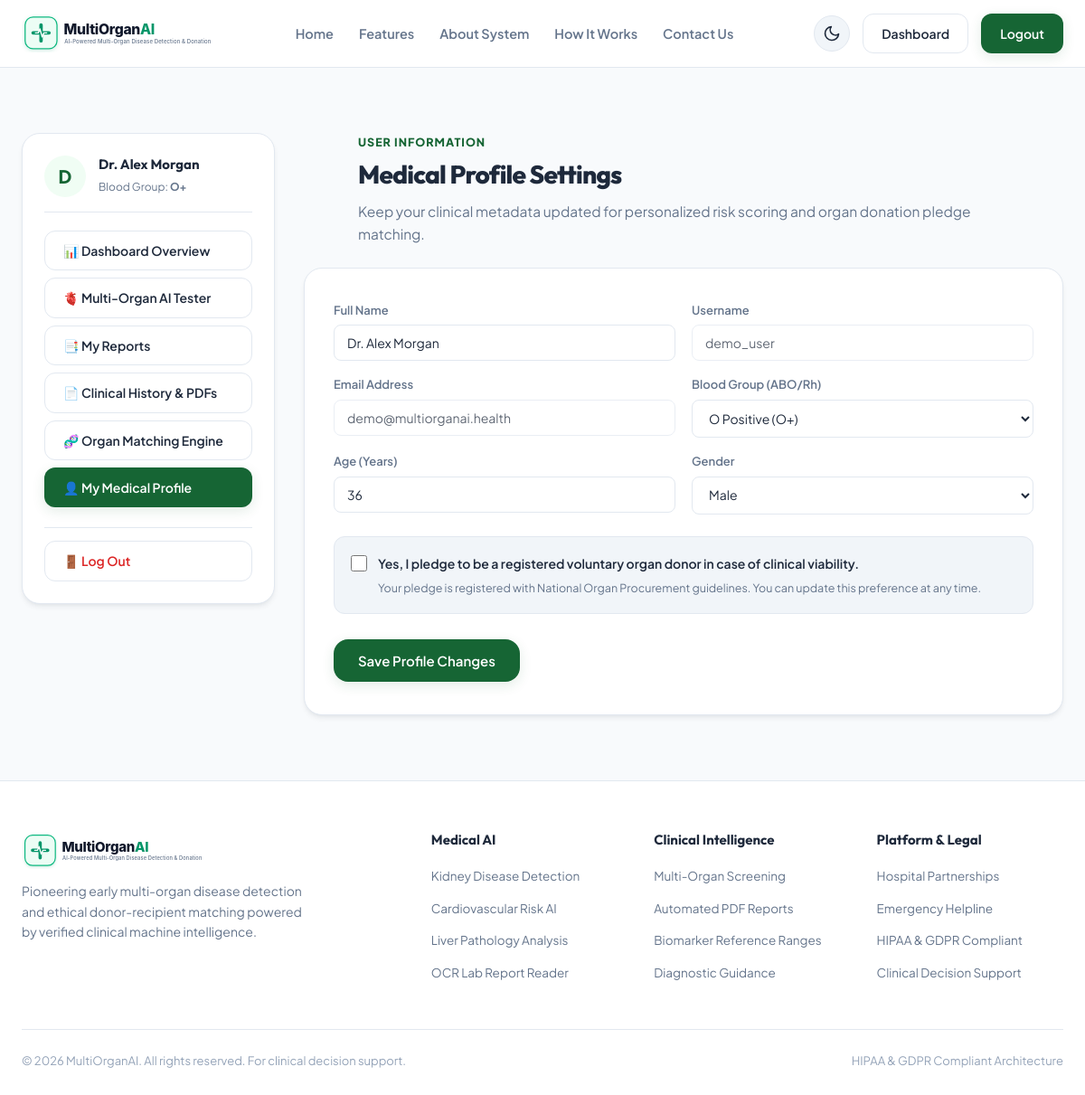
Screenshot of /profile (signed in) with the database file from the repository.
### organ_app/backend/database.py (models this page shows, shortened)
class User(db.Model):
    __tablename__ = 'users'
    id = db.Column(db.Integer, primary_key=True)
    username = db.Column(db.String(80), unique=True, nullable=False, index=True)
    email = db.Column(db.String(120), unique=True, nullable=False, index=True)
    phone = db.Column(db.String(30), nullable=True)
    password_hash = db.Column(db.String(255), nullable=False)
    full_name = db.Column(db.String(120), nullable=True)
    blood_group = db.Column(db.String(10), nullable=True)
    age = db.Column(db.Integer, nullable=True)
    gender = db.Column(db.String(20), nullable=True)
    role = db.Column(db.String(20), default='patient')  # patient, doctor, admin
    is_donor = db.Column(db.Boolean, default=False)
    created_at = db.Column(db.DateTime, default=datetime.utcnow)
    updated_at = db.Column(db.DateTime, default=datetime.utcnow, onupdate=datetime.utcnow)
    predictions = db.relationship('PredictionRecord', backref='user', lazy=True, cascade='all, delete-orphan')
    reports = db.relationship('MedicalReport', backref='user', lazy=True, cascade='all, delete-orphan')
    uploaded_files = db.relationship('UploadedFile', backref='user', lazy=True, cascade='all, delete-orphan')
    notifications = db.relationship('Notification', backref='user', lazy=True, cascade='all, delete-orphan')
    donor_profile = db.relationship('Donor', backref='user', uselist=False, lazy=True)
    recipient_profile = db.relationship('Recipient', backref='user', uselist=False, lazy=True)

### organ_app/backend/app.py (the view, shortened to what this page needs)
@app.route('/profile', methods=['GET', 'POST'])
@login_required
def profile():
    user = User.query.get(session['user_id'])
    return render_template('profile.html', user=user)

### organ_app/backend/app.py (called while the page is built)
@app.context_processor
def inject_user():
    current_user = get_current_user()
    return dict(current_user=current_user)

### organ_app/backend/utils/helpers.py (called while the page is built)
def get_current_user():
    from database import User
    auth_header = request.headers.get('Authorization', '')
    if auth_header.startswith('Bearer '):
        token = auth_header.split(' ', 1)[1].strip()
        user_id = User.verify_token(token)
        if user_id:
            return User.query.get(user_id)
    if 'user_id' in session:
        return User.query.get(session['user_id'])
    return None

def login_required(f):
    @wraps(f)
    def decorated_function(*args, **kwargs):
        user = get_current_user()
        if not user:
            if request.path.startswith('/api/') or request.is_json:
                return jsonify({'success': False, 'error': 'Authentication required. Please login.'}), 401
            flash('Please log in to access this page.', 'warning')
            return redirect(url_for('login', next=request.url))
        return f(*args, **kwargs)
    return decorated_function

### organ_app/frontend/templates/profile.html (shortened to what this page needs)
{% extends 'base.html' %}
{% block content %}
<section class="section">
  <div class="container">
    <div style="display: grid; grid-template-columns: 280px 1fr; gap: 32px; align-items: flex-start;">
      {% include 'sidebar.html' %}
      <div>
        <div class="section-header" style="text-align: left; margin-bottom: 24px;">
          <span class="section-tag">User Information</span>
          <h1 class="section-title" style="font-size: 28px;">Medical Profile Settings</h1>
          <p class="section-desc">
            Keep your clinical metadata updated for personalized risk scoring and organ donation pledge matching.
          </p>
        </div>
        <div class="promo-card">
          <form method="POST" action="{{ url_for('profile') }}">
            <div style="display: grid; grid-template-columns: 1fr 1fr; gap: 18px; margin-bottom: 16px;">
              <div class="form-group">
                <label for="full_name">Full Name</label>
                <input type="text" id="full_name" name="full_name" class="form-input" value="{{ user.full_name or '' }}" required>
              </div>
              <div class="form-group">
                <label for="username">Username</label>
                <input type="text" id="username" class="form-input" value="{{ user.username }}" disabled style="opacity: 0.7;">
              </div>
            </div>
            <div style="display: grid; grid-template-columns: 1fr 1fr; gap: 18px; margin-bottom: 16px;">
              <div class="form-group">
                <label for="email">Email Address</label>
                <input type="email" id="email" class="form-input" value="{{ user.email }}" disabled style="opacity: 0.7;">
              </div>
              <div class="form-group">
                <label for="blood_group">Blood Group (ABO/Rh)</label>
                <select id="blood_group" name="blood_group" class="form-select">
                  <option value="O+" {% if user.blood_group == 'O+' %}selected{% endif %}>O Positive (O+)</option>
                </select>
              </div>
            </div>
            <div style="display: grid; grid-template-columns: 1fr 1fr; gap: 18px; margin-bottom: 24px;">
              <div class="form-group">
                <label for="age">Age (Years)</label>
                <input type="number" id="age" name="age" class="form-input" value="{{ user.age or '' }}" min="1" max="120">
              </div>
              <div class="form-group">
                <label for="gender">Gender</label>
                <select id="gender" name="gender" class="form-select">
                  <option value="Male" {% if user.gender == 'Male' %}selected{% endif %}>Male</option>
                </select>
              </div>
            </div>
            <div style="background: var(--bg-surface-subtle); border: 1px solid var(--border-color); border-radius: var(--radius-md); padding: 18px; margin-bottom: 28px;">
              <label style="display: flex; align-items: center; gap: 12px; cursor: pointer; font-size: 14px; font-weight: 600;">
                <input type="checkbox" name="is_donor" value="true" {% if user.is_donor %}checked{% endif %} style="width: 18px; height: 18px; accent-color: var(--primary);">
                <span>Yes, I pledge to be a registered voluntary organ donor in case of clinical viability.</span>
              </label>
              <p style="font-size: 12.5px; color: var(--text-muted); margin-top: 6px; margin-left: 30px;">
                Your pledge is registered with National Organ Procurement guidelines. You can update this preference at any time.
              </p>
            </div>
            <button type="submit" class="btn btn-primary btn-lg">
              Save Profile Changes
            </button>
          </form>
        </div>
      </div>
    </div>
  </div>
</section>
{% endblock %}

### organ_app/frontend/templates/sidebar.html
<div class="promo-card" style="padding: 24px; display: flex; flex-direction: column; gap: 20px;">
  <div style="display: flex; align-items: center; gap: 14px; padding-bottom: 16px; border-bottom: 1px solid var(--border-color);">
    <div style="width: 46px; height: 46px; border-radius: var(--radius-full); background: var(--primary-light); color: var(--primary); display: flex; align-items: center; justify-content: center; font-size: 20px; font-weight: 800;">
      {% if current_user and (current_user.full_name or current_user.username) %}
        {{ current_user.full_name[0] if current_user.full_name else current_user.username[0] }}
      {% else %}
        G
      {% endif %}
    </div>
    <div>
      <h4 style="font-size: 15px; font-weight: 700; color: var(--text-main);">
        {% if current_user %}
          {{ current_user.full_name or current_user.username }}
        {% else %}
          Guest Patient
        {% endif %}
      </h4>
      <span style="font-size: 12px; color: var(--text-muted);">
        {% if current_user %}
          Blood Group: <strong>{{ current_user.blood_group or 'Not set' }}</strong>
        {% else %}
          Session: <strong>Exploration</strong>
        {% endif %}
      </span>
    </div>
  </div>
  <ul style="list-style: none; display: flex; flex-direction: column; gap: 8px;">
    <li>
      <a href="{{ url_for('dashboard') }}" class="btn {% if request.endpoint == 'dashboard' %}btn-primary{% else %}btn-outline{% endif %}" style="width: 100%; justify-content: flex-start;">
        📊 Dashboard Overview
      </a>
    </li>
    <li>
      <a href="{{ url_for('demo_dashboard') }}" class="btn btn-outline" style="width: 100%; justify-content: flex-start;">
        🫀 Multi-Organ AI Tester
      </a>
    </li>
    <li>
      <a href="{{ url_for('my_reports') }}" class="btn {% if request.endpoint == 'my_reports' %}btn-primary{% else %}btn-outline{% endif %}" style="width: 100%; justify-content: flex-start;">
        📑 My Reports
      </a>
    </li>
    <li>
      <a href="{{ url_for('history') }}" class="btn {% if request.endpoint == 'history' %}btn-primary{% else %}btn-outline{% endif %}" style="width: 100%; justify-content: flex-start;">
        📄 Clinical History &amp; PDFs
      </a>
    </li>
    <li>
      <a href="{{ url_for('dashboard') }}#organMatchingSection" class="btn {% if request.endpoint in ['organ_matching', 'organ_donation'] %}btn-primary{% else %}btn-outline{% endif %}" style="width: 100%; justify-content: flex-start;">
        🧬 Organ Matching Engine
      </a>
    </li>
    <li>
      <a href="{{ url_for('profile') }}" class="btn {% if request.endpoint == 'profile' %}btn-primary{% else %}btn-outline{% endif %}" style="width: 100%; justify-content: flex-start;">
        👤 My Medical Profile
      </a>
    </li>
    <li style="margin-top: 14px; border-top: 1px solid var(--border-color); padding-top: 14px;">
      <a href="{{ url_for('logout') }}" class="btn btn-outline" style="width: 100%; justify-content: flex-start; color: var(--accent-rose); border-color: var(--border-color);">
        🚪 Log Out
      </a>
    </li>
  </ul>
</div>

### organ_app/frontend/static/css/style.css (style rules this page uses)
:root { --bg-main: #f8fafc; --bg-surface: #ffffff; --bg-surface-elevated: #ffffff; --bg-surface-subtle: #f1f5f9; --bg-input: #ffffff; --text-main: #1e293b; --text-muted: #64748b; --text-subtle: #94a3b8; --border-color: #e2e8f0; --border-focus: #166534; --primary: #166534; --primary-hover: #14532d; --primary-light: #f0fdf4; --primary-glow: rgba(22, 101, 52, 0.12); --accent-green: #22c55e; --accent-blue: #2563eb; --accent-blue-light: #eff6ff; --accent-amber: #d97706; --accent-amber-light: #fffbeb; --accent-rose: #dc2626; --accent-rose-light: #fef2f2; --badge-low-bg: #f0fdf4; --badge-low-text: #166534; --badge-mod-bg: #fffbeb; --badge-mod-text: #92400e; --badge-high-bg: #fef2f2; --badge-high-text: #991b1b; --shadow-sm: 0 1px 2px 0 rgba(15, 23, 42, 0.05); --shadow-md: 0 4px 6px -1px rgba(15, 23, 42, 0.07), 0 2px 4px -2px rgba(15, 23, 42, 0.05); --shadow-lg: 0 10px 20px -3px rgba(15, 23, 42, 0.08), 0 4px 6px -4px rgba(15, 23, 42, 0.04); --shadow-xl: 0 20px 30px -5px rgba(15, 23, 42, 0.08); --shadow-organ: 0 10px 24px -4px rgba(22, 101, 52, 0.1); --radius-sm: 8px; --radius-md: 12px; --radius-lg: 16px; --radius-xl: 20px; --radius-full: 9999px; --transition: all 0.2s cubic-bezier(0.16, 1, 0.3, 1); }
*, *::before, *::after { box-sizing: border-box; margin: 0; padding: 0; }
body { font-family: 'Plus Jakarta Sans', -apple-system, BlinkMacSystemFont, sans-serif; background-color: var(--bg-main); color: var(--text-main); line-height: 1.6; min-height: 100vh; display: flex; flex-direction: column; transition: background-color 0.3s ease, color 0.3s ease; overflow-x: hidden; }
h1, h2, h3, h4, h5, h6 { font-family: 'Outfit', sans-serif; font-weight: 700; color: var(--text-main); line-height: 1.25; }
a { color: inherit; text-decoration: none; transition: var(--transition); }
.container { width: 100%; max-width: 1240px; margin: 0 auto; padding: 0 24px; }
.btn { display: inline-flex; align-items: center; justify-content: center; gap: 8px; font-family: 'Plus Jakarta Sans', sans-serif; font-weight: 600; font-size: 14px; padding: 10px 20px; border-radius: var(--radius-md); border: 1px solid transparent; cursor: pointer; transition: var(--transition); text-align: center; }
.btn-primary { background: var(--primary); color: #ffffff; box-shadow: 0 4px 14px var(--primary-glow); }
.btn-outline { background: transparent; color: var(--text-main); border-color: var(--border-color); }
.btn-lg { padding: 13px 26px; font-size: 15px; border-radius: var(--radius-lg); }
.section { padding: 72px 0; }
.section-header { text-align: center; max-width: 720px; margin: 0 auto 48px auto; }
.section-tag { font-size: 12.5px; font-weight: 800; color: var(--primary); text-transform: uppercase; letter-spacing: 1px; margin-bottom: 8px; display: block; }
.section-title { font-size: 34px; font-weight: 800; letter-spacing: -0.8px; margin-bottom: 12px; }
.section-desc { font-size: 15.5px; color: var(--text-muted); }
.promo-card { background: var(--bg-surface); border: 1px solid var(--border-color); border-radius: var(--radius-xl); padding: 36px 32px; box-shadow: var(--shadow-md); }
.form-group { display: flex; flex-direction: column; gap: 6px; }
.form-group label { font-size: 13px; font-weight: 600; color: var(--text-muted); display: flex; justify-content: space-between; }
.form-input, .form-select, .form-textarea { width: 100%; padding: 10px 14px; border: 1px solid var(--border-color); background: var(--bg-input); color: var(--text-main); border-radius: var(--radius-sm); font-family: inherit; font-size: 14px; transition: var(--transition); }

### rows the page displays
User: full_name "D", full_name "Dr. Alex Morgan", blood_group "O+", username "demo_user", email "demo@multiorganai.health", blood_group "O Positive (O+)", age "36", gender "Male"
